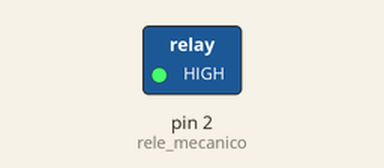
Recording of a sketch running on a simulated Arduino Uno, built with avr-gcc and run on an emulated ATmega328P. Parts: switched loads named in the sketch (green lamp = pin HIGH).

Above: at 2.8 s.
At 7.62 s:
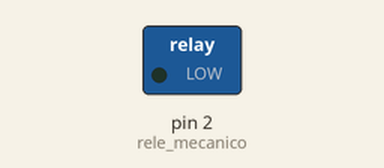
Timing chart, 0 to 8.1 s (numbered marks = the images above):
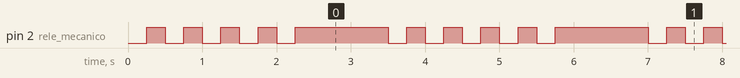

Measured:
- by itself, pin 2 (rele_mecanico): repeats every 3.5 s: 3 × (LOW 0.25 s, HIGH 0.25 s), LOW 0.25 s, HIGH 1.3 s, LOW 0.25 s, HIGH 0.25 s
- by itself, everything shown: repeats every 3.5 s, in 10 steps

The sketch:

reles.ino
```cpp
/*
 * Diferencia entre rele mecánico y SSR
 * taloselectronics.com
 * Rafael Lozano Rolón
 * soporte@taloselectronics.com
 */
#define rele_mecanico 2
#define rele_ssr 3

const int Tiempo = 250;
void setup()
{
    pinMode(rele_mecanico, OUTPUT);
    pinMode(rele_ssr, OUTPUT);

    digitalWrite(rele_mecanico, HIGH);//con HIGH permanece apagado
    digitalWrite(rele_mecanico, HIGH);//con HIGH permanece apagado
}
void loop()
{
    for(int i=0; i<5; i++)
    {
      digitalWrite(rele_mecanico,LOW);
      delay(Tiempo);
      digitalWrite(rele_mecanico,HIGH);
      delay(Tiempo);
    }
    delay(1000);
}
```
